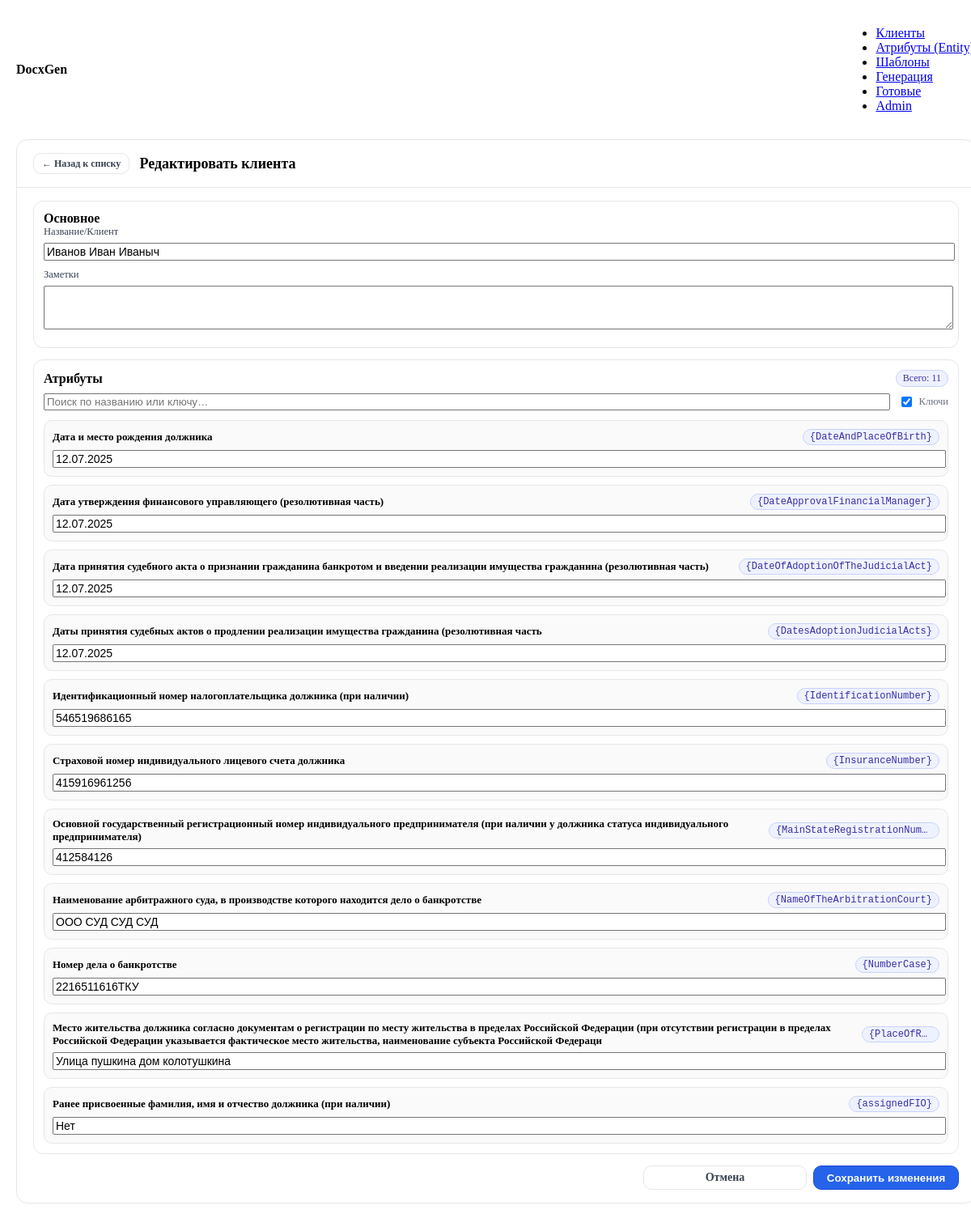
/clients/4/edit/, run on an earlier commit of the app's database.
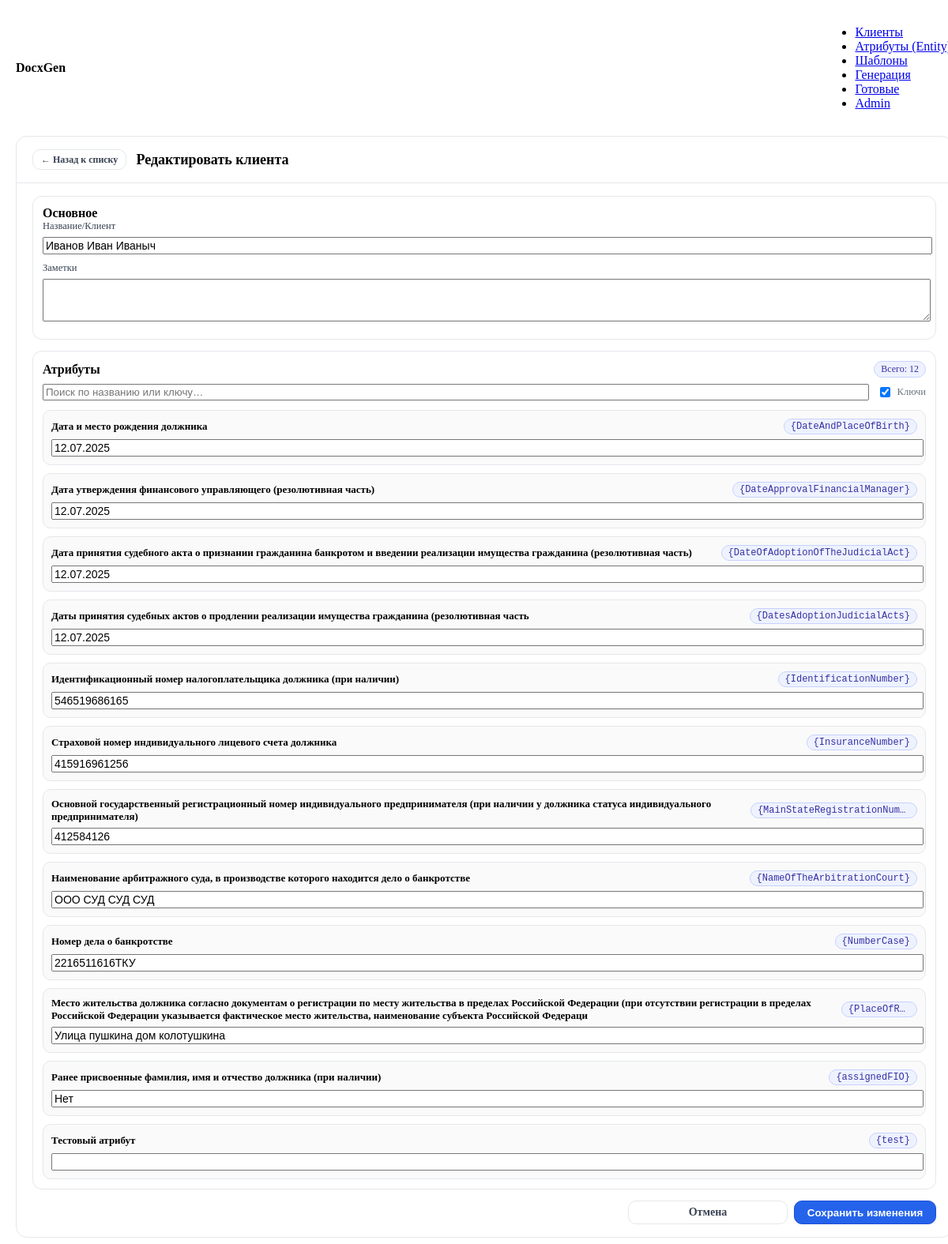
And on a later commit of the database.
### core/models.py (models this page shows, shortened)
class Entity(models.Model):
    name = models.CharField(max_length=255, verbose_name=_("Название"))
    key = models.SlugField(
        max_length=64,
        unique=True,
        help_text=_("ID плейсхолдера без фигурных скобок, напр. FIO, ADDRESS"),
        verbose_name=_("Ключ"),
    )
    class Meta:
        verbose_name = _("Сущность")
        verbose_name_plural = _("Сущности")
        ordering = ["key"]
    @property
    def placeholder(self) -> str:
        return f"{{{self.key}}}"

### core/views.py (the view)
# urls.py: path("clients/<int:pk>/edit/", views.client_edit, name="client_edit"),
def client_edit(request, pk: int):
    client = get_object_or_404(Client, pk=pk)
    client_form = ClientForm(requestPOST := request.POST or None, instance=client)
    attrs_form = ClientAttributesForm(requestPOST, client=client)
    if request.method == "POST" and client_form.is_valid() and attrs_form.is_valid():
        client_form.save()
        attrs_form.save()
        messages.success(request, "Клиент обновлён")
        return redirect("client_list")
    return render(request, "client_form.html", {
        "client_form": client_form, "attrs_form": attrs_form, "mode": "edit", "client": client
    })

### core/forms.py (shortened to what this page needs)
class ClientForm(forms.ModelForm):
    class Meta:
        model = Client
        fields = ["name", "notes"]
        widgets = {"notes": forms.Textarea(attrs={"rows": 3})}

class ClientAttributesForm(forms.Form):
    def __init__(self, *args, client: Client, **kwargs):
        super().__init__(*args, **kwargs)
        self.client = client
        self.entities = list(Entity.objects.all().order_by("key"))
        existing_json = dict(getattr(client, "attributes", {}) or {})
        for ent in self.entities:
            initial = existing_json.get(ent.key, "")
            widget = forms.Textarea(attrs={"rows": 2}) if len(str(initial)) > 120 else forms.TextInput()
            field = forms.CharField(
                label=ent.name,          # показываем только человекочитаемое имя
                required=False,
                initial=initial,
                widget=widget,
            )
            field.widget.attrs.update({
                "data_key": ent.key,
                "data_placeholder": ent.placeholder,
            })
            self.fields[ent.key] = field

### core/templates/client_form.html (shortened to what this page needs)
{% extends 'base.html' %}
{% block content %}
<article class="card card--full client-page">
  <header class="client-header">
    <div class="client-header-left">
      <a href="/clients/" class="btn btn-outline btn-sm">← Назад к списку</a>
      <h2>{% if mode == 'edit' %}Редактировать клиента{% else %}Новый клиент{% endif %}</h2>
    </div>
  </header>
  <form id="clientForm" method="post" class="client-form">
    <section class="panel">
      <h3 class="panel-title">Основное</h3>
      <div class="field-block">
        <label for="{{ client_form.name.id_for_label }}">Название/Клиент</label>
        {{ client_form.name }}
      </div>
      <div class="field-block">
        <label for="{{ client_form.notes.id_for_label }}">Заметки</label>
        {{ client_form.notes }}
      </div>
    </section>
    <section class="panel">
      <div class="panel-title-row">
        <h3 class="panel-title">Атрибуты</h3>
        <span class="pill">Всего: {{ attrs_form.fields|length }}</span>
      </div>
      <div class="tool-row">
        <input id="attrSearch" type="search" placeholder="Поиск по названию или ключу…">
        <label class="toggle">
          <input type="checkbox" id="toggleKeys" checked>
          <span>Ключи</span>
        </label>
      </div>
      <div class="attrs-grid">
        {% for f in attrs_form %}
          <div class="attr-card" data-label="{{ f.label|lower }} {{ f.field.widget.attrs.data_key|lower }}">
            <div class="attr-head">
              <label for="{{ f.id_for_label }}" class="attr-label">{{ f.label }}</label>
              <span class="pill monospace token-pill">{{ f.field.widget.attrs.data_placeholder }}</span>
            </div>
            <div class="attr-input">{{ f }}</div>
          </div>
        {% endfor %}
      </div>
    </section>
    <div class="sticky-actions actions-eq">
      <a href="/clients/" class="btn btn-outline btn-eq">Отмена</a>
      <button type="submit" class="btn btn-primary btn-eq">
        {% if mode == 'edit' %}Сохранить изменения{% else %}Создать клиента{% endif %}
      </button>
    </div>
  </form>
</article>
{% endblock %}

What changed in the data, as far as the page shows it:
added Entity: label "Тестовый атрибут"
Also different on the page:
{{ attrs_form.fields|length }}: "11" → "12"
new list line: "{test} "
